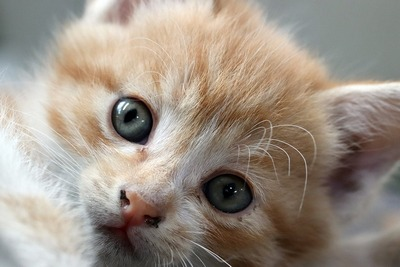
#> input picture Pillow/test.jpg, 400 x 267 px
$ python 2.py
#> lines starting #> are read from the running program, lines starting #| are printed output that depends on the picture
from PIL import Image

im = Image.open('test.jpg')
#> im is the input picture: PIL image 400x267 RGB; mean R, G, B 156.3, 145.3, 133.8

box = (100, 150, 400, 300)
region = im.crop(box)
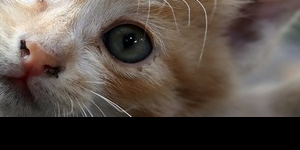
#> region: PIL image 300x150 RGB; mean R, G, B 86.9, 76.9, 70
region = region.transpose(Image.ROTATE_180)
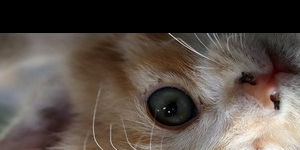
#> region: PIL image 300x150 RGB; mean R, G, B 86.9, 76.9, 70

im.paste(region, box)
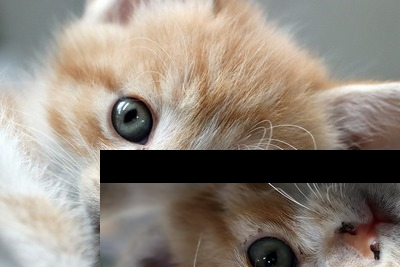
#> im: PIL image 400x267 RGB; mean R, G, B 143.9, 134.3, 123.7

im.show()
